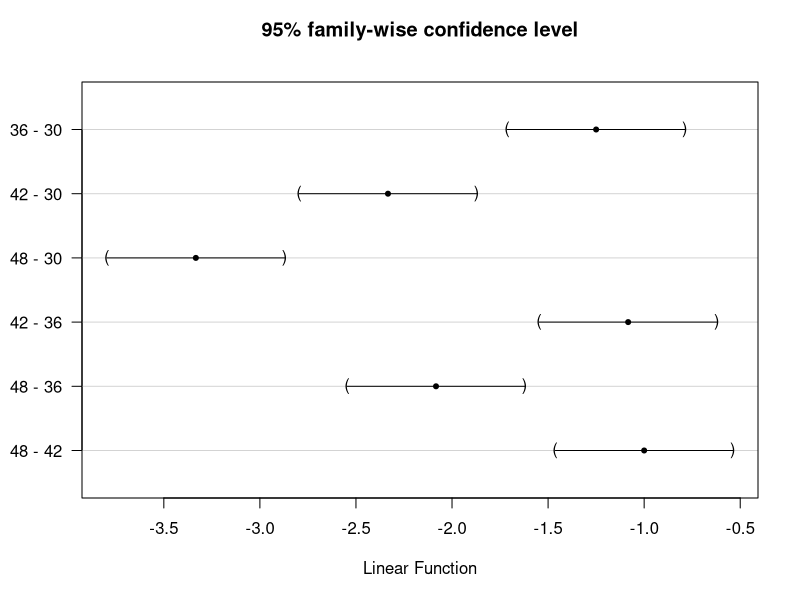

R code for this plot:
## ----meatData,size='small'-----------------------------------------------
meatData <- read.csv("meatData.csv")
str(meatData)

## ----factors,size='small'------------------------------------------------
meatData$time <- factor(meatData$time)
meatData$carcass <- factor(meatData$carcass)
meatData$roast <- factor(meatData$roast)

## ----aov1,size='small'---------------------------------------------------
aov.meat1 <- aov(Wbscore ~ tenderizer * time + carcass +
                 Error(roast), data=meatData)

## ----saov1,size='small'--------------------------------------------------
summary(aov.meat1)

## ----lme1,size='small'---------------------------------------------------
library(nlme)
lme.meat1 <- lme(Wbscore ~ tenderizer*time,
    data=meatData,
    correlation=corCompSymm(), # To make results same as aov()
    random = ~1|carcass/roast)


## ----alme1,size='small'--------------------------------------------------
anova(lme.meat1)

## ----lmeP,size='tiny'----------------------------------------------------
lme.meatP <- lme(Wbscore ~ time, data=meatData,
                 random = ~1|carcass/roast, correlation=corCompSymm(),
                 subset=tenderizer=="P")

## ----lmeV,size='tiny'----------------------------------------------------
lme.meatV <- lme(Wbscore ~ time, data=meatData,
                 random = ~1|carcass/roast,correlation=corCompSymm(),
                 subset=tenderizer=="V")

## ----lmeC,size='tiny'----------------------------------------------------
lme.meatC <- lme(Wbscore ~ time, data=meatData,
                 random = ~1|carcass/roast, correlation=corCompSymm(),
                 subset=tenderizer=="C")

## ----lmePVC,size='tiny'--------------------------------------------------
anova(lme.meatP, Terms="time")
anova(lme.meatV, Terms="time")
anova(lme.meatC, Terms="time")

## ----tuk,size='scriptsize'-----------------------------------------------
# install.packages("multcomp")
library(multcomp)
mcP <- glht(lme.meatP, linfct=mcp(time="Tukey"))
summary(mcP)
# confint(mcP)
# plot(mcP)

## ----mcp,include=FALSE,fig.width=8,fig.height=6--------------------------
plot(mcP) # Should do this for the other 2 levels of tenderizer too
